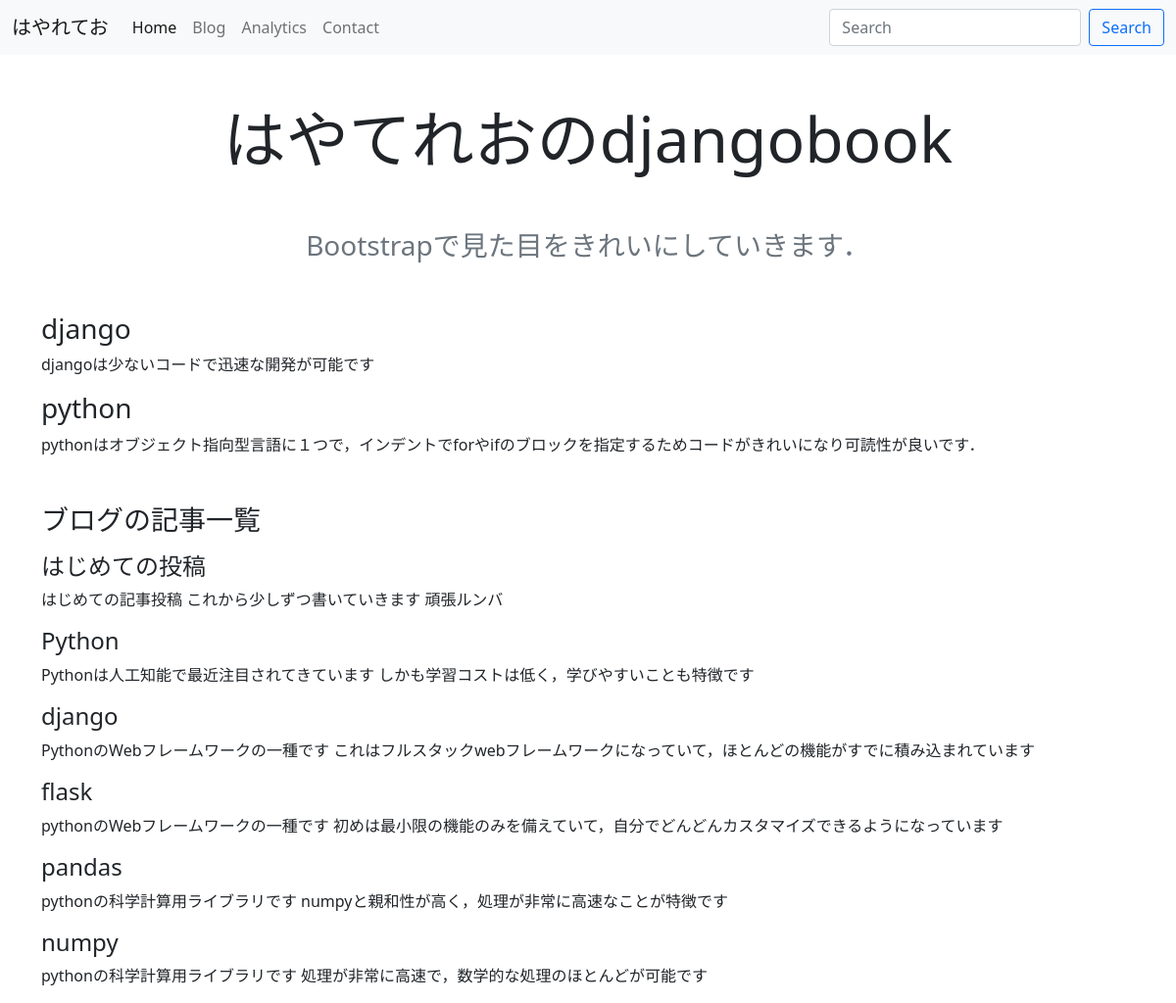
The app's page /, older data.
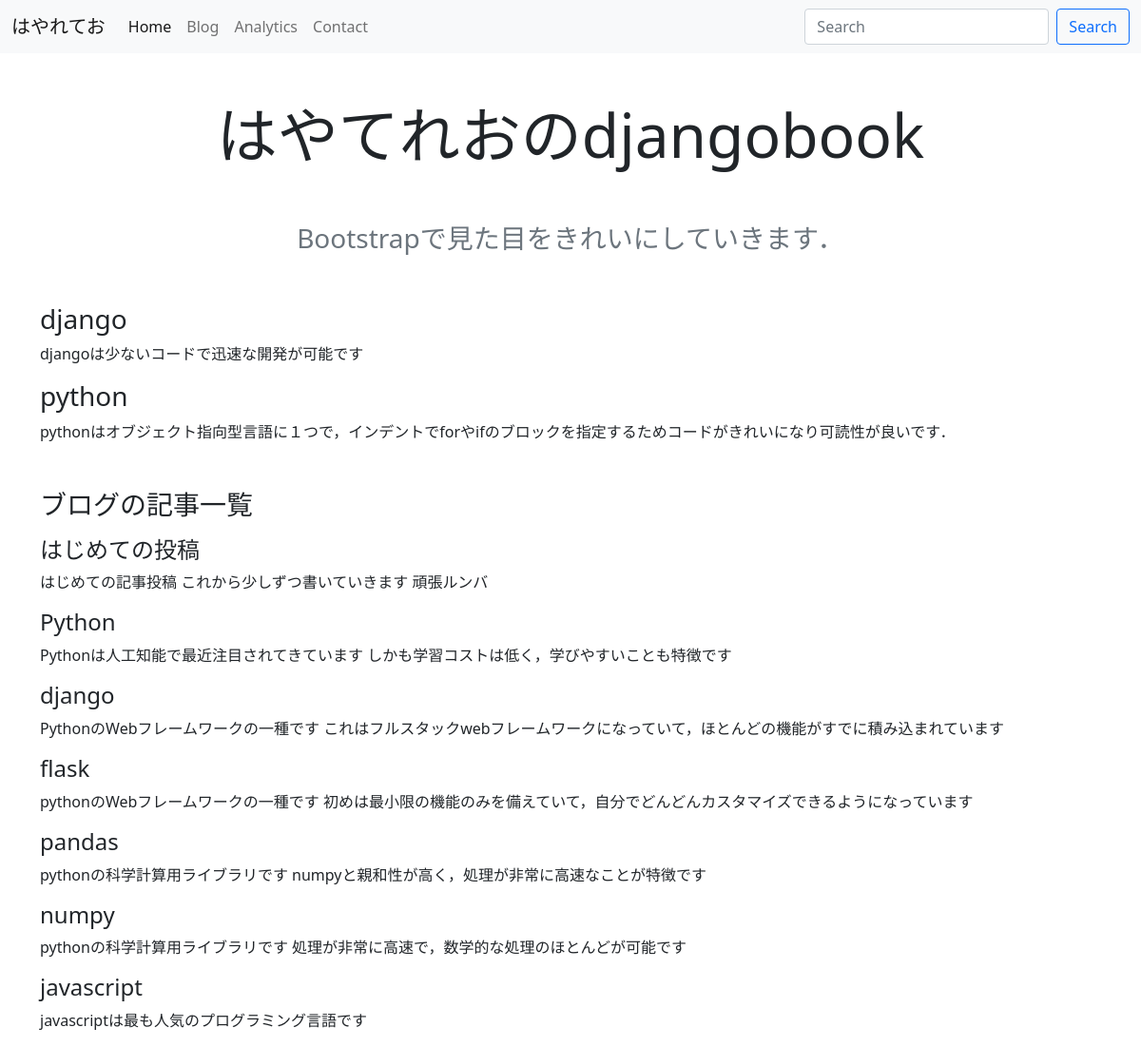
The same page, newer data.
### blog/models.py (models this page shows, shortened)
class Blog(models.Model):
    title = models.CharField(max_length=200)
    content = models.TextField(blank=True)
    category = models.ForeignKey(Category, on_delete=models.SET_NULL, blank=True, null=True)
    web_site = models.URLField(blank=True)
    updated_at = models.DateTimeField(auto_now=True)
    created_at = models.DateTimeField(auto_now_add=True)
    class Meta:
        db_table = 'blogs'

### blog/views.py (the view)
# urls.py: path('', HomeTemplateView.as_view(), name='home'),
class HomeTemplateView(TemplateView):
    template_name = 'blog/home.html'
    def get_context_data(self, **kwargs):
        context = super().get_context_data(**kwargs)
        context['blogs'] = Blog.objects.all()
        return context

### blog/templates/blog/home.html (shortened to what this page needs)
{% extends 'blog/base.html' %}
{% block homehead %}
    active
{% endblock %}
{% block main %}
    <div class="text-center mb-5">
        <h1 class="display-3 mb-5">はやてれおのdjangobook</h1>
        <p class="text-muted fs-3">Bootstrapで見た目をきれいにしていきます．</p>
    </div>
    <div class="mb-5">
        <h3>django</h3>
        <p>djangoは少ないコードで迅速な開発が可能です</p>
        <h3>python</h3>
        <p>pythonはオブジェクト指向型言語に１つで，インデントでforやifのブロックを指定するためコードがきれいになり可読性が良いです．</p>
    </div>
    <div>
        <h3 class="mb-3">ブログの記事一覧</h3>
        {% for blog in blogs %}
            <h4>{{blog.title}}</h4>
            <p>{{blog.content}}</p>
        {% endfor %}
    </div>
{% endblock %}

Row changes from the older to the newer data that the page shows:
added Blog: title "javascript", content "javascriptは最も人気のプログラミング言語です"
